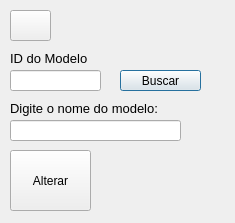
<?xml version="1.0" encoding="UTF-8"?>
<ui version="4.0">
 <class>TelaAlterarModelo</class>
 <widget class="QDialog" name="TelaAlterarModelo">
  <property name="geometry">
   <rect>
    <x>0</x>
    <y>0</y>
    <width>235</width>
    <height>223</height>
   </rect>
  </property>
  <property name="windowTitle">
   <string>Dialog</string>
  </property>
  <widget class="QLabel" name="label_2">
   <property name="geometry">
    <rect>
     <x>10</x>
     <y>100</y>
     <width>171</width>
     <height>16</height>
    </rect>
   </property>
   <property name="font">
    <font>
     <pointsize>10</pointsize>
    </font>
   </property>
   <property name="text">
    <string>Digite o nome do modelo:</string>
   </property>
  </widget>
  <widget class="QPushButton" name="pushButton">
   <property name="geometry">
    <rect>
     <x>10</x>
     <y>10</y>
     <width>41</width>
     <height>31</height>
    </rect>
   </property>
   <property name="styleSheet">
    <string notr="true">qproperty-icon:url(:/rec/img/reply-arrow-filled.png)</string>
   </property>
   <property name="text">
    <string/>
   </property>
   <property name="iconSize">
    <size>
     <width>24</width>
     <height>24</height>
    </size>
   </property>
  </widget>
  <widget class="QPushButton" name="pushButton_AlterarModelo">
   <property name="geometry">
    <rect>
     <x>10</x>
     <y>150</y>
     <width>81</width>
     <height>61</height>
    </rect>
   </property>
   <property name="text">
    <string>Alterar</string>
   </property>
   <property name="icon">
    <iconset resource="resources.qrc">
     <normaloff>:/rec/img/devices_floppydisk_dispositivos_691.png</normaloff>:/rec/img/devices_floppydisk_dispositivos_691.png</iconset>
   </property>
   <property name="iconSize">
    <size>
     <width>28</width>
     <height>28</height>
    </size>
   </property>
   <property name="autoDefault">
    <bool>true</bool>
   </property>
   <property name="default">
    <bool>false</bool>
   </property>
   <property name="flat">
    <bool>false</bool>
   </property>
  </widget>
  <widget class="QLineEdit" name="lineEdit_TituloModelo">
   <property name="geometry">
    <rect>
     <x>10</x>
     <y>120</y>
     <width>171</width>
     <height>21</height>
    </rect>
   </property>
  </widget>
  <widget class="QLabel" name="label_3">
   <property name="geometry">
    <rect>
     <x>10</x>
     <y>50</y>
     <width>101</width>
     <height>16</height>
    </rect>
   </property>
   <property name="font">
    <font>
     <pointsize>10</pointsize>
    </font>
   </property>
   <property name="text">
    <string>ID do Modelo</string>
   </property>
  </widget>
  <widget class="QLineEdit" name="lineEdit_IDModelo">
   <property name="geometry">
    <rect>
     <x>10</x>
     <y>70</y>
     <width>91</width>
     <height>21</height>
    </rect>
   </property>
  </widget>
  <widget class="QPushButton" name="pushButton_BuscarModelo">
   <property name="geometry">
    <rect>
     <x>120</x>
     <y>70</y>
     <width>81</width>
     <height>21</height>
    </rect>
   </property>
   <property name="text">
    <string>Buscar</string>
   </property>
   <property name="default">
    <bool>true</bool>
   </property>
  </widget>
 </widget>
 <resources>
  <include location="resources.qrc"/>
 </resources>
 <connections/>
</ui>
